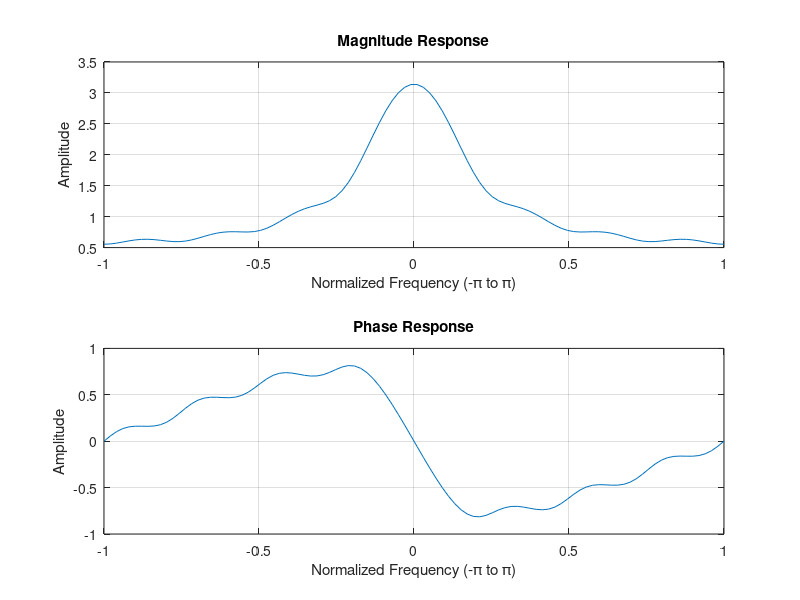
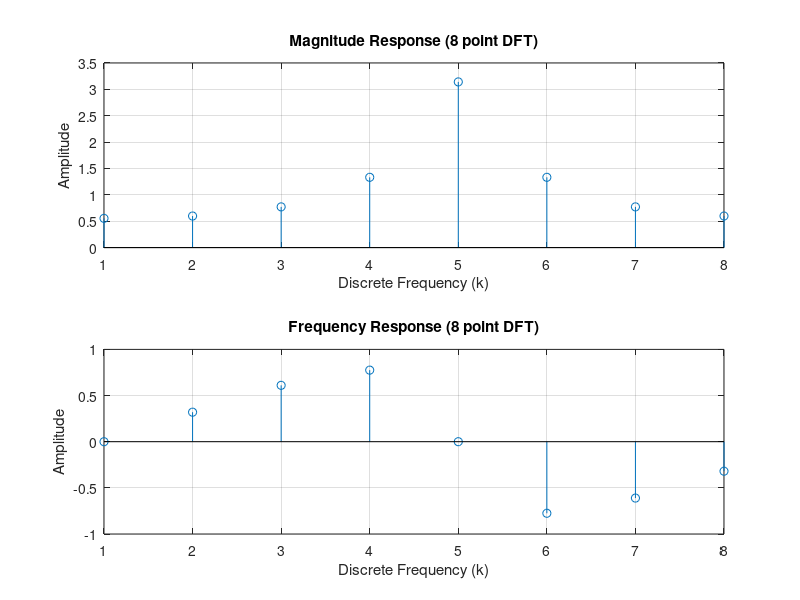
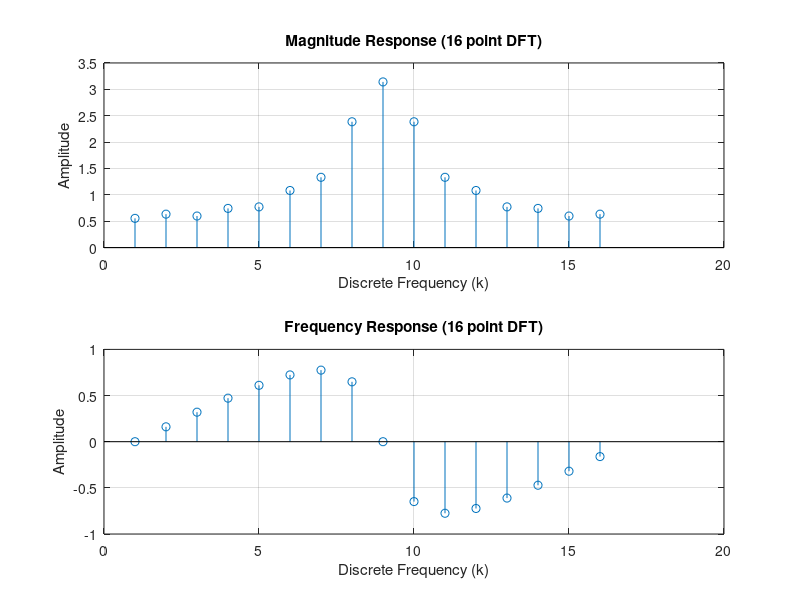
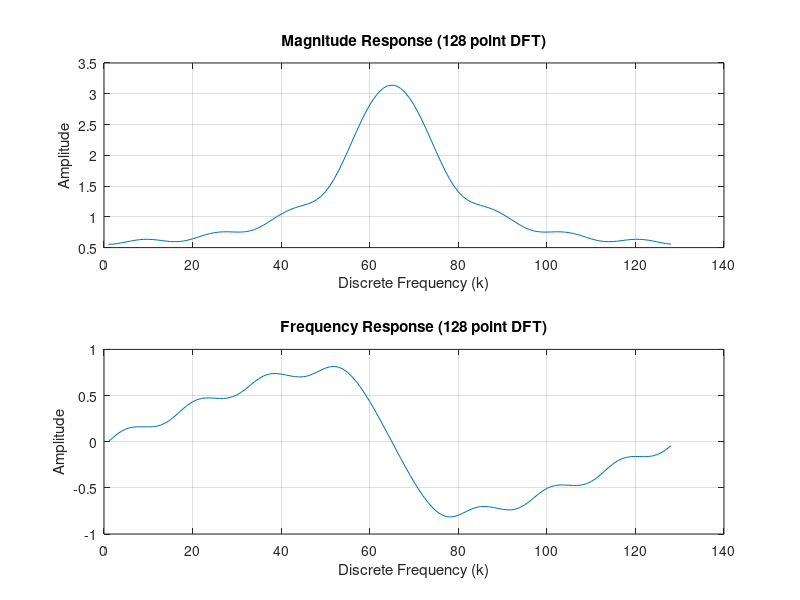

Write the MATLAB code that produced these figures, in order.
%% MATLAB P1
%Part a
clc;
close all;
clear all;
j=sqrt(-1);
w = linspace(-pi,pi);
X = 0;
for k = 0:7
    X = exp(-j*w*k)*(0.7^k)+X;
end
figure(1)
subplot(2,1,1)
plot(w/pi,abs(X));
title('Magnitude Response')
xlabel('Normalized Frequency (-\pi to \pi)')
ylabel('Amplitude')
grid on;
subplot(2,1,2)
plot(w/pi,angle(X));
title('Phase Response')
xlabel('Normalized Frequency (-\pi to \pi)')
ylabel('Amplitude')
grid on;

%Part b
figure(2)
subplot(2,1,1)
n8 = linspace(0,7,8);
x = 0.7.^n8;
X8 = fftshift( fft((x),8) );
stem(abs(X8))
title('Magnitude Response (8 point DFT)')
xlabel('Discrete Frequency (k)')
ylabel('Amplitude')
grid on;
subplot(2,1,2)
stem(angle(X8))
title('Frequency Response (8 point DFT)')
xlabel('Discrete Frequency (k)')
ylabel('Amplitude')
grid on;

%Part c
figure(3)
subplot(2,1,1)
n16 = linspace(0,7,8);
x = 0.7.^n16;
X16 = fftshift( fft((x),16) );
stem(abs(X16))
title('Magnitude Response (16 point DFT)')
xlabel('Discrete Frequency (k)')
ylabel('Amplitude')
grid on;
subplot(2,1,2)
stem(angle(X16))
title('Frequency Response (16 point DFT)')
xlabel('Discrete Frequency (k)')
ylabel('Amplitude')
grid on;

%Part d
figure(4)
subplot(2,1,1)
n128 = linspace(0,7,8);
x = 0.7.^n128;
X128 = fftshift( fft((x),128) );
plot(abs(X128))
title('Magnitude Response (128 point DFT)')
xlabel('Discrete Frequency (k)')
ylabel('Amplitude')
grid on;
subplot(2,1,2)
plot(angle(X128))
title('Frequency Response (128 point DFT)')
xlabel('Discrete Frequency (k)')
ylabel('Amplitude')
grid on;
%% MATLAB P2
clear all;
clc;
close all;
%Part a
figure(5)
x = [1 1 1 1];
y = [1 1 1 1];
C = conv(x,y);
stem(C)
title('Linear Convolution of Two Sequence')
xlabel('sample point (n)')
ylabel('amplitude')
grid on
%Part b hand calculation
%Part c
figure(6)
subplot (2,1,1)
X4=fftshift(fft(x,4));
Y4=fftshift(fft(y,4));
W4=X4.*Y4;
stem(abs(ifft(W4)))
title('verification to part b')
grid on
subplot(2,1,2)
x = [1 1 1 1 0];
y = [1 1 1 1 0];
X7=fftshift(fft(x));
Y7=fftshift(fft(y));
W7=X7.*Y7;
stem(abs(ifft(W7)))
title('one zero padded')
grid on

%% MATLAB P3
clear all
clc
close all
s = load('tones.mat');
x = s.y1;
X = fftshift(fft(x,1000));
plot(abs(X))
title('Magnitude Response DFT N=1000 of tones')
xlabel('k')
ylabel('amplitude')
grid on



